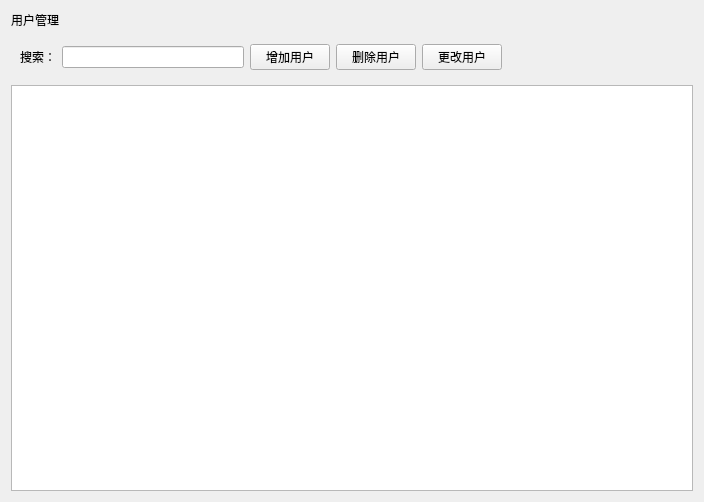
<?xml version="1.0" encoding="UTF-8"?>
<ui version="4.0">
 <class>User_manage</class>
 <widget class="QWidget" name="User_manage">
  <property name="geometry">
   <rect>
    <x>0</x>
    <y>0</y>
    <width>704</width>
    <height>502</height>
   </rect>
  </property>
  <property name="windowTitle">
   <string>User_manage</string>
  </property>
  <layout class="QGridLayout" name="gridLayout_2">
   <item row="1" column="0">
    <widget class="QWidget" name="widget" native="true">
     <layout class="QGridLayout" name="gridLayout">
      <item row="0" column="0">
       <widget class="QLabel" name="label">
        <property name="text">
         <string>搜索：</string>
        </property>
        <property name="alignment">
         <set>Qt::AlignRight|Qt::AlignTrailing|Qt::AlignVCenter</set>
        </property>
       </widget>
      </item>
      <item row="0" column="1">
       <widget class="QLineEdit" name="search_line"/>
      </item>
      <item row="0" column="2">
       <widget class="QPushButton" name="add_user">
        <property name="text">
         <string>增加用户</string>
        </property>
       </widget>
      </item>
      <item row="0" column="3">
       <widget class="QPushButton" name="delete_user">
        <property name="text">
         <string>删除用户</string>
        </property>
       </widget>
      </item>
      <item row="0" column="4">
       <widget class="QPushButton" name="pushButton_3">
        <property name="text">
         <string>更改用户</string>
        </property>
       </widget>
      </item>
      <item row="0" column="5">
       <spacer name="horizontalSpacer">
        <property name="orientation">
         <enum>Qt::Horizontal</enum>
        </property>
        <property name="sizeHint" stdset="0">
         <size>
          <width>40</width>
          <height>20</height>
         </size>
        </property>
       </spacer>
      </item>
     </layout>
    </widget>
   </item>
   <item row="2" column="0">
    <widget class="QTableView" name="tableView">
     <property name="styleSheet">
      <string notr="true">QTableView QHeaderView::section {
    background-color: lightgray;
    border: 1px solid gray;
}</string>
     </property>
    </widget>
   </item>
   <item row="0" column="0">
    <widget class="QLabel" name="label_2">
     <property name="text">
      <string>用户管理</string>
     </property>
    </widget>
   </item>
  </layout>
 </widget>
 <resources/>
 <connections/>
</ui>
